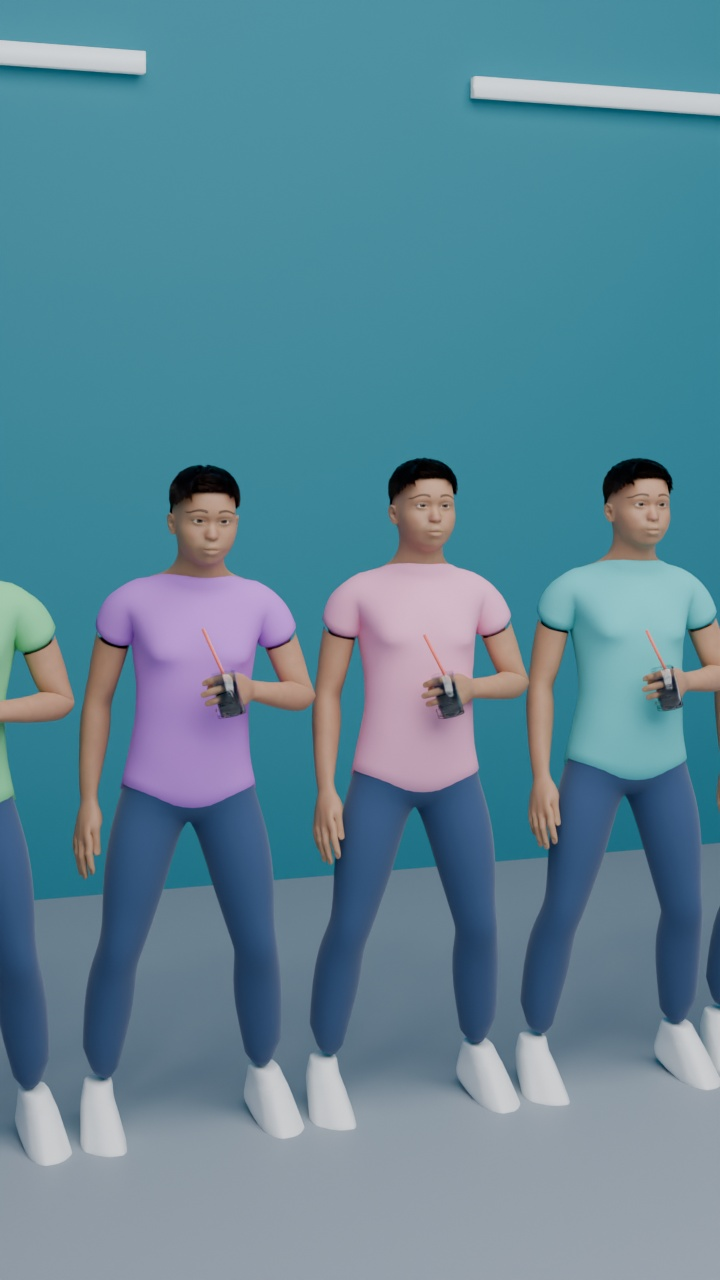
#> input picture studio/episodios/ep01-congelamiento-cerebral/kling/cuadros/p17_inicio.jpg, 720 x 1280 px
$ python -i post.py   (imports and definitions only)
#> lines starting #> are read from the running program, lines starting #| are printed output that depends on the picture
"""Post del Ep. 10 (kamikazes; sobre el del Ep. 9): arma los cuadros finales (1080x1920) desde los renders de plano.py.

Uso: python3 post.py <carpeta_render> <salida>   (OUT=carpeta de datos, LISTA=cuadros opcionales, MUESTRAS=1 en pruebas)
- Gradación de época (grado.py: menos color, más contraste, un poco cálida) con grano fino y viñeta; el mapa va limpio.
- Píldoras del storyboard v2: KAMIKAZE · 17 AÑOS con flecha, 26 DE MAYO DE 1945 + FOTO REAL, VOLUNTARIOS, ÚLTIMA CARTA y
  PERDÓN (+ RECREACIÓN), OKINAWA 1945, INVASIÓN · 1 DE NOVIEMBRE, PRESIDENTE TRUMAN, 15 DE AGOSTO DE 1945 / JAPÓN SE RINDE.
- Mapa: islas perdidas (rojo → gris), flechas de EE.UU., barras MARINEROS/EJÉRCITO, flechas de la invasión, la mancha roja
  de Okinawa que se copia a Japón y los dos destellos (Hiroshima, Nagasaki). Contador 0 → 12.700. Blanco al final del 16.
- Loop: desde 53,40 s vuelve la foto del cuadro 0 (cuadros del plano 1).
- Las posiciones salen del meta de cada cuadro (pantalla() de la escena); las caras de la foto van como "ojos".
- Escribe subs_log.json, graficos.json y ep10_planos.json en OUT.
"""
import glob, json, math, os, sys
import numpy as np
from PIL import Image, ImageDraw, ImageFont, ImageFilter, ImageEnhance

HERE = os.path.dirname(os.path.abspath(__file__))
sys.path.insert(0, HERE)
sys.path.insert(0, os.path.abspath(os.path.join(HERE, "../../../plantilla")))
import ep10 as E
import graficos as G
from grado import grado
E2_ESCENA = {1: "E5", 2: "E5", 3: "E1", 4: "E4", 5: "E1", 6: "E5", 7: "E5", 8: "E5", 9: "E5", 10: "E5", 11: "E3", 12: "E3", 13: "E3",
             14: "E3", 15: "E3", 16: "E3", 17: "E3", 18: "E4", 19: "E4", 20: "E1", 21: "E1", 22: "E4", 23: "E4", 24: "E4", 25: "E4",
             26: "E5", 27: "E1"}      # = planos_ep10.ESCENA (sin importar bpy)

OUT = os.environ.get("OUT", os.path.join(HERE, "out"))
src, dst = sys.argv[1], sys.argv[2]
# [2 lines not run here, left out]
W, H, FPS = 1080, 1920, 30
# [1 line that did not run here, left out]
FR = {k: E.FR(k) for k in E.T}
END = E.FIN
FONTS = os.path.abspath(os.path.join(HERE, "../../../plantilla/fonts"))
FONT = os.path.join(FONTS, "Inter-Black.otf")
FONT_B = os.path.join(FONTS, "Inter-ExtraBold.otf")
AMARILLO = (255, 210, 63)          # palabra activa (manual §6)
AMBAR = (255, 186, 52)             # píldoras de la historia japonesa
ACERO = (64, 104, 146)             # píldoras de EE.UU.
AZUL = (70, 150, 255)              # flechas y barra de EE.UU.
VERDE = (96, 170, 90)              # el ejército en tierra
GRIS = (150, 156, 166)
ROJO = (225, 45, 40)
CLAVE = {"KAMIKAZE": (240, 80, 64), "KAMIKAZES": (240, 80, 64)}
BOX = (120, 888, 1000, 1250)
META = {}
# [3 lines not run here, left out]


# [5 lines left out: function plano_de, not called in this run]


def t_de(f):
    return (f - 1) / FPS


# [15 lines left out: functions meta, cargar, not called in this run]


_CAND = []


# [20 lines left out: functions relleno, cuadro, not called in this run]


def bloom(im, umbral=0.82, fuerza=0.45):
    a = np.asarray(im).astype(np.float32) / 255
    lum = a.max(axis=2)
    mask = np.clip((lum - umbral) / (1 - umbral), 0, 1)[..., None] * a
    g = np.asarray(Image.fromarray((mask * 255).astype(np.uint8)).resize((W // 4, H // 4)).filter(ImageFilter.GaussianBlur(6)).resize((W, H), Image.BILINEAR)).astype(np.float32) / 255
    return Image.fromarray((np.clip(a + g * fuerza, 0, 1) * 255).astype(np.uint8))


# [43 lines left out: functions pop, pildora, flecha, not called in this run]


def sale(x):
    x = max(0.0, min(1.0, x))
    return 1 - (1 - x) ** 3


def suave(x):
    x = max(0.0, min(1.0, x))
    return x * x * (3 - 2 * x)

# ---------------- subtítulos (palabra por palabra; cifras juntas) ----------------
NUMEROS = [("diecisiete", "17")]          # "trece mil" va en palabras: la píldora dice la cifra exacta (12.700; puerta 4)


# [5 lines left out: function limpiar, not called in this run]


TOK = []          # [(texto en pantalla, [índices de palabras], fin de frase)]
i = 0
# [13 lines not run here, left out]

grupos, cur = [], []
# [8 lines not run here, left out]
g2 = []
# [16 lines not run here, left out]
grupos = g2
# Ep. 10: grupos a mano (el corte automático dejaba "SON" o "LOS" solos y partía "ESTADOS | UNIDOS")
GRUPOS_MANUAL = """ESTE KAMIKAZE | TIENE 17 AÑOS | LA FOTO ES | DE 1945 | EL DÍA ANTES | DE SU MISIÓN | JAPÓN ESTÁ PERDIENDO | LA GUERRA |
Y MANDA | A SUS PILOTOS | A NO VOLVER | OFICIALMENTE | SON VOLUNTARIOS | PERO DECIRLE QUE NO | A TU ESCUADRÓN | ES CASI IMPOSIBLE |
ANTES DE DESPEGAR | LE ESCRIBEN | A SU FAMILIA | Y LE PIDEN | PERDÓN | LOS ESTADOUNIDENSES | NO SABEN | CÓMO FRENAR | A ALGUIEN QUE |
NO QUIERE VOLVER | LLENAN EL CIELO | DE BALAS | Y DERRIBAN | A LA MAYORÍA | PERO EL QUE PASA | CASI SIEMPRE PEGA | EN OKINAWA MUEREN |
MÁS MARINEROS | QUE SOLDADOS | DEL EJÉRCITO | EN TIERRA | Y A ESTADOS UNIDOS | TODAVÍA LE FALTA | INVADIR JAPÓN | PERO JAPÓN JUNTA |
CASI TRECE MIL AVIONES | TODOS | PARA CHOCAR | EL PRESIDENTE TRUMAN | TEME REPETIR OKINAWA | AHORA EN JAPÓN | ESE MIEDO | ES UNA |
DE LAS RAZONES | PARA LANZAR | LA BOMBA ATÓMICA | Y EL DÍA QUE | JAPÓN SE RINDE | TODAVÍA DESPEGAN | KAMIKAZES"""
_gm = [g.split() for g in GRUPOS_MANUAL.replace("\n", " ").split("|") if g.strip()]
_j, _gr = 0, []
# [8 lines not run here, left out]
grupos = _gr
SIN_SUBS = set()
SUB_LOG = []


def s_tok(j):
    return words[TOK[j][1][0]]["s"]


def e_tok(j):
    return words[TOK[j][1][-1]]["e"]


def tam(tok, font):
    return int(font.size * 1.10) if tok in CLAVE else font.size


def gap(font, a, b):
    return font.getlength(" ") + 0.07 * (font.getlength(a) + font.getlength(b))


def ancho(font, toks):
    return sum(ImageFont.truetype(FONT, tam(t, font)).getlength(t) for t in toks) + sum(gap(font, toks[i], toks[i + 1]) for i in range(len(toks) - 1))


# [62 lines left out: functions diagramar, subtitulos, not called in this run]


# ---------------- gráficos por plano (v3) ----------------
def edad(f, k, desde=0.0):
    return t_de(f) - E.T[k][0] - desde


def tw(prefijo, desde=0.0):
    return E.t_palabra(prefijo, desde)


def T0(k):
    return E.T[k][0]


_LUGAR = {}


# [52 lines left out: functions libre, pild, texto_sombra, apunta, _lug, not called in this run]


def _capa_rgba(im):
    return Image.new("RGBA", im.size, (0, 0, 0, 0))


def _componer(im, capa):
    im.paste(capa, (0, 0), capa)


# [70 lines left out: functions mancha, destello, punto_isla, flecha_parcial, etiqueta, foco_en, not called in this run]


ISLAS = ["guadalcanal", "nueva_guinea", "saipan", "guam", "leyte", "luzon", "iwo_jima"]


# [117 lines left out: functions contador, barras, graficos, not called in this run]


_GRANO = np.random.default_rng(10).standard_normal((4, H, W)).astype(np.float32)
_yy, _xx = np.mgrid[0:H, 0:W]
_VIN = (1 - 0.22 * np.clip((np.sqrt(((_xx - W / 2) / (W * 0.62)) ** 2 + ((_yy - H / 2) / (H * 0.62)) ** 2) - 0.55) / 0.6, 0, 1)).astype(np.float32)


CIELO = {12, 13, 14, 15, 16}


# [11 lines left out: function epoca, not called in this run]


# [1 line that did not run here, left out]


# [21 lines left out: function procesar, not called in this run]


# [11 lines not run here, left out]

>>> import cv2
>>> picture = cv2.imread('../../ep01-congelamiento-cerebral/kling/cuadros/p17_inicio.jpg', cv2.IMREAD_GRAYSCALE)
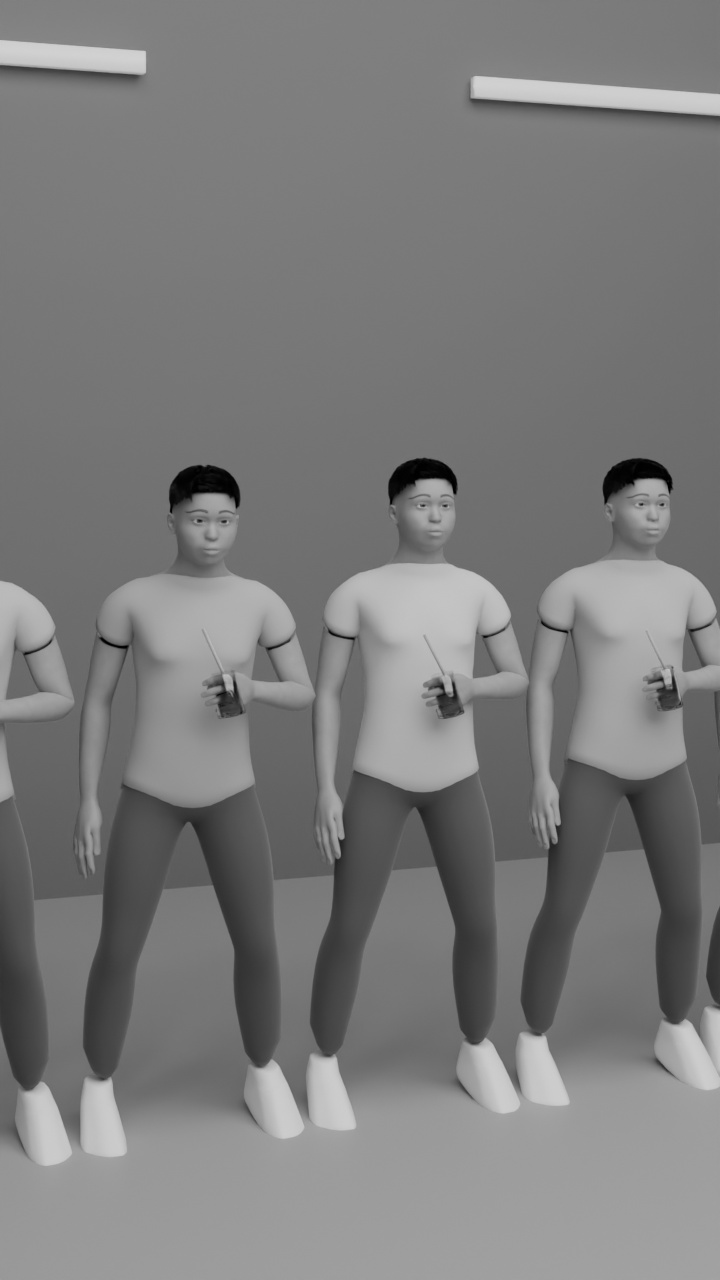
#> picture: shape (1280, 720); min 0, max 211, mean 123.6
>>> result = bloom(picture)
#> (the run stopped early here; a loop or call above may not have finished)

$ run again, on studio/episodios/ep01-congelamiento-cerebral/kling/cuadros/p26_inicio.jpg
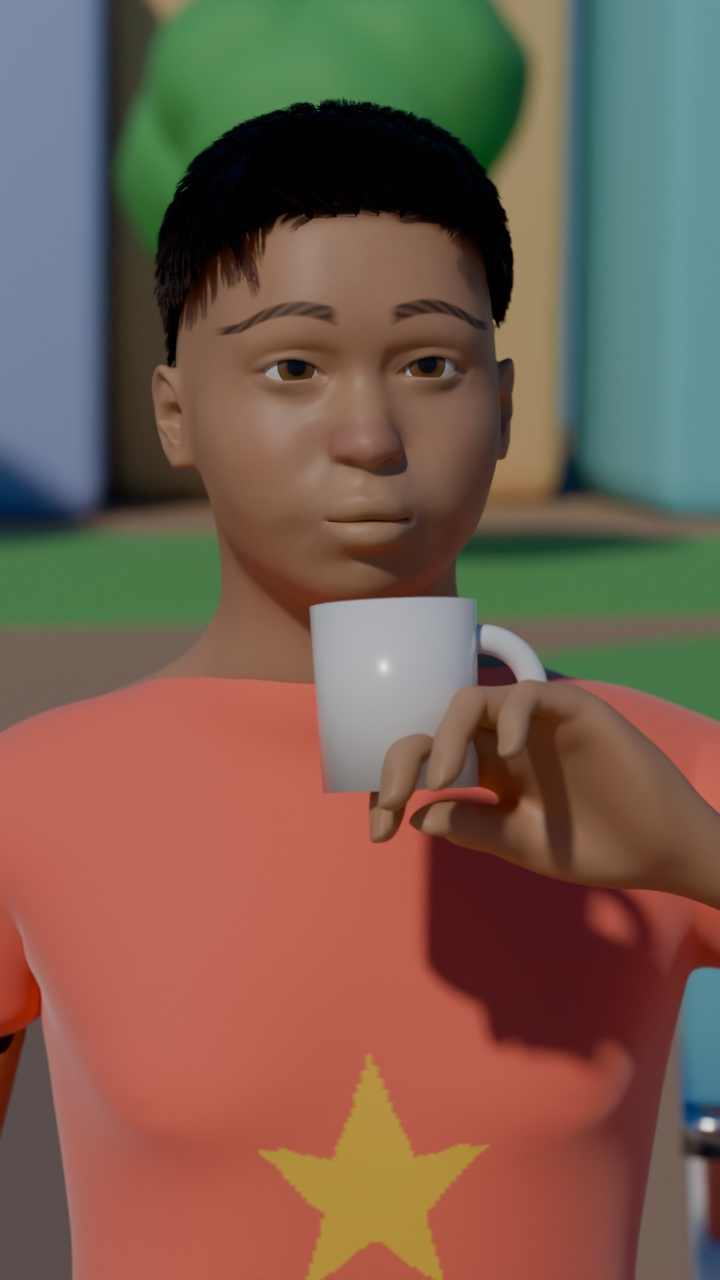
#> input picture studio/episodios/ep01-congelamiento-cerebral/kling/cuadros/p26_inicio.jpg, 720 x 1280 px
#> `picture = cv2.imread('../../ep01-congelamiento-cerebral/kling/cuadros/..`:
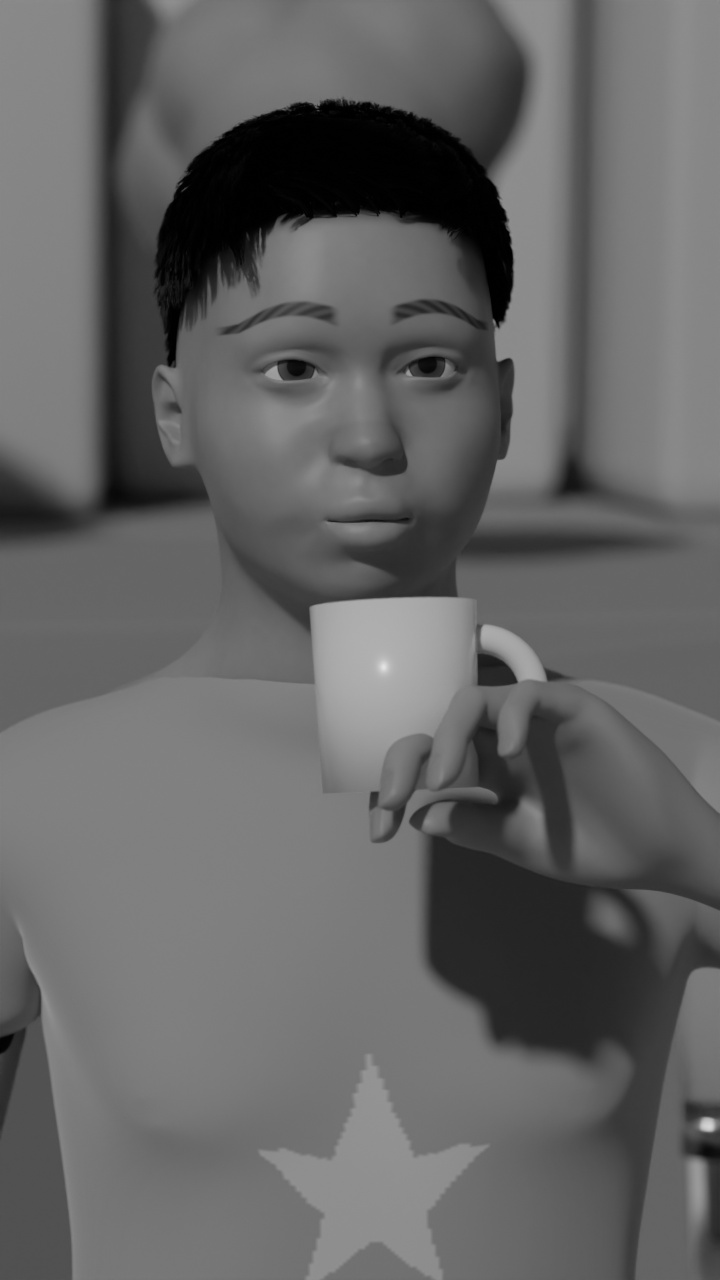
#> picture: shape (1280, 720); min 0, max 227, mean 99.9

$ run again, on studio/episodios/ep01-congelamiento-cerebral/kling/cuadros/p26_inicio_b.jpg
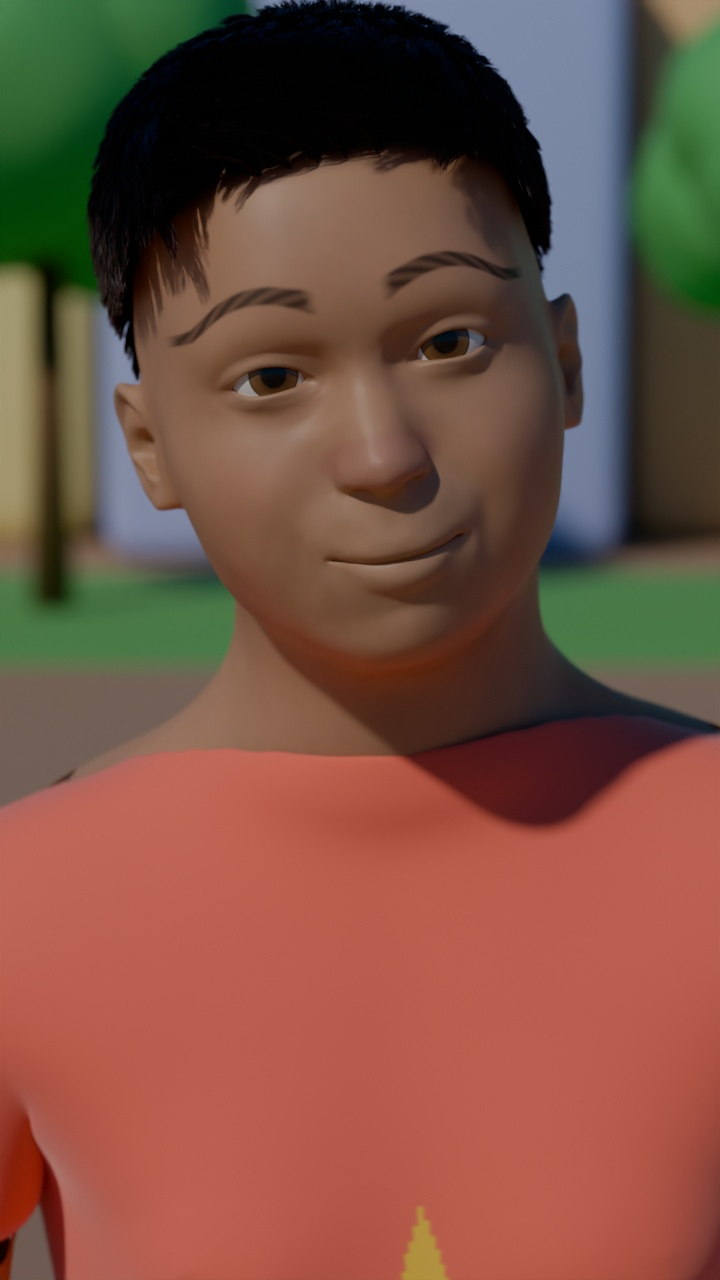
#> input picture studio/episodios/ep01-congelamiento-cerebral/kling/cuadros/p26_inicio_b.jpg, 720 x 1280 px
#> `picture = cv2.imread('../../ep01-congelamiento-cerebral/kling/cuadros/..`:
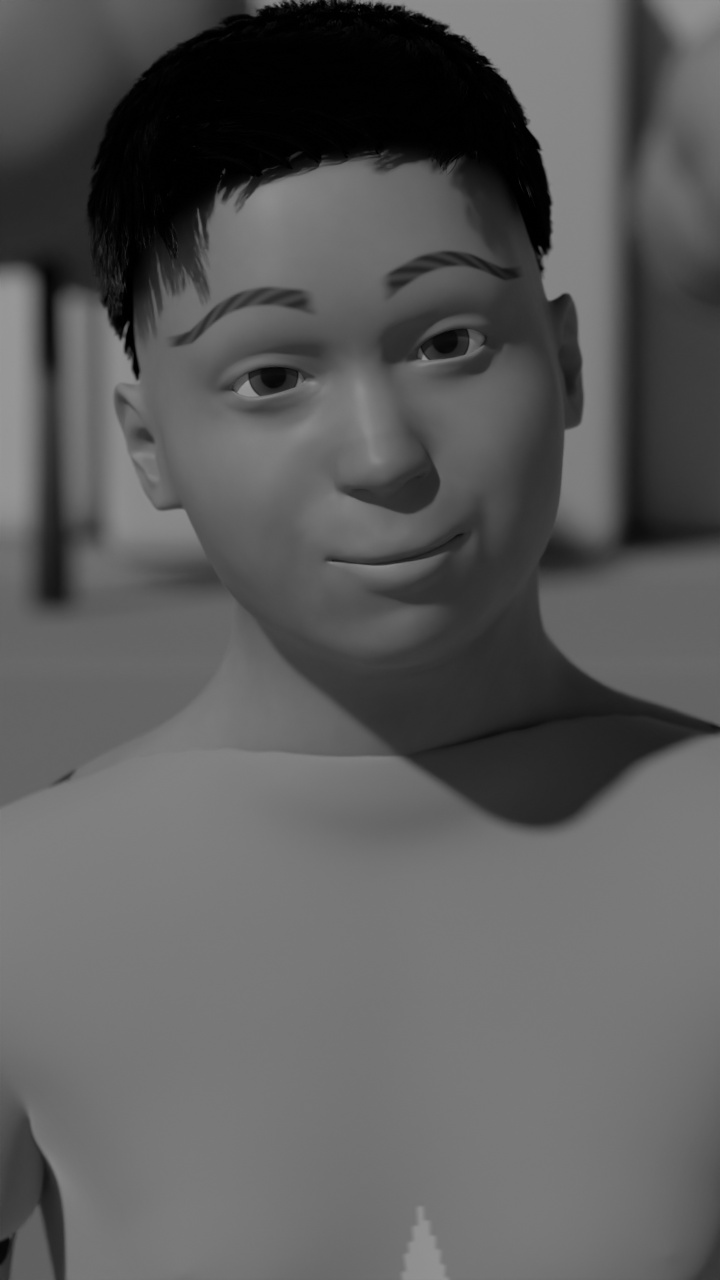
#> picture: shape (1280, 720); min 0, max 155, mean 91.2

$ run again, on studio/episodios/ep01-congelamiento-cerebral/kling/cuadros/p30_inicio.jpg
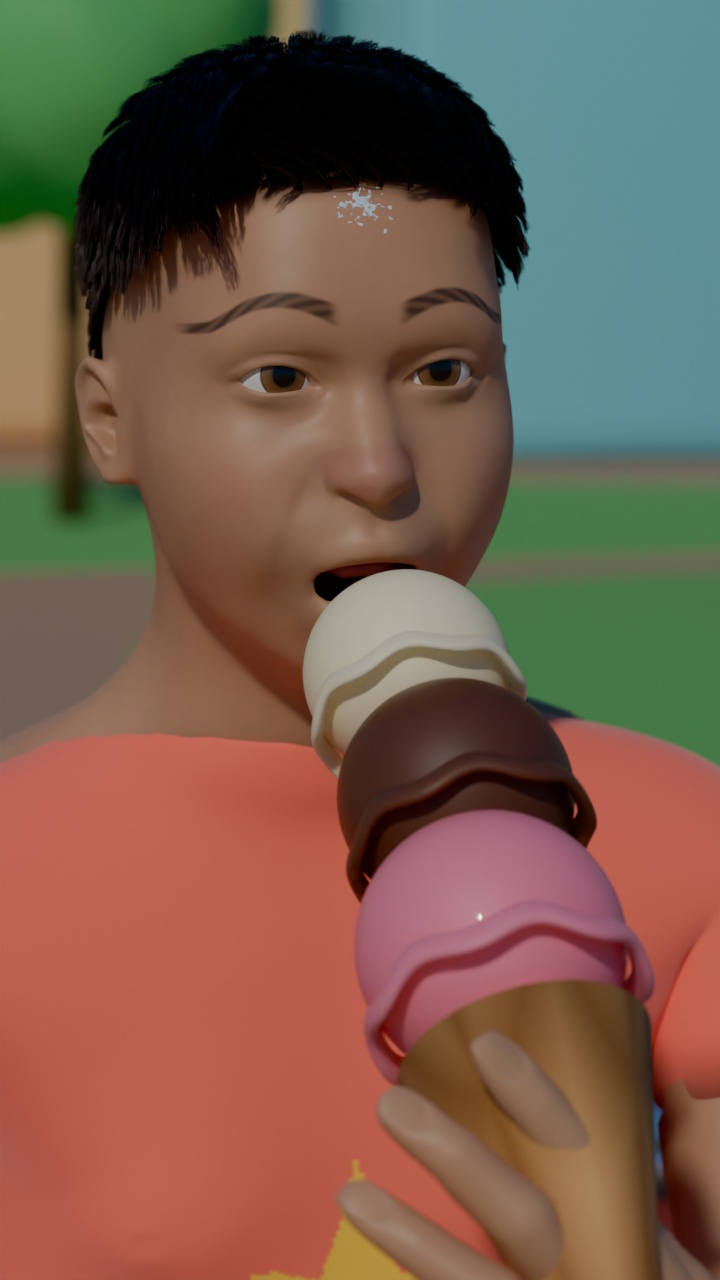
#> input picture studio/episodios/ep01-congelamiento-cerebral/kling/cuadros/p30_inicio.jpg, 720 x 1280 px
#> `picture = cv2.imread('../../ep01-congelamiento-cerebral/kling/cuadros/..`:
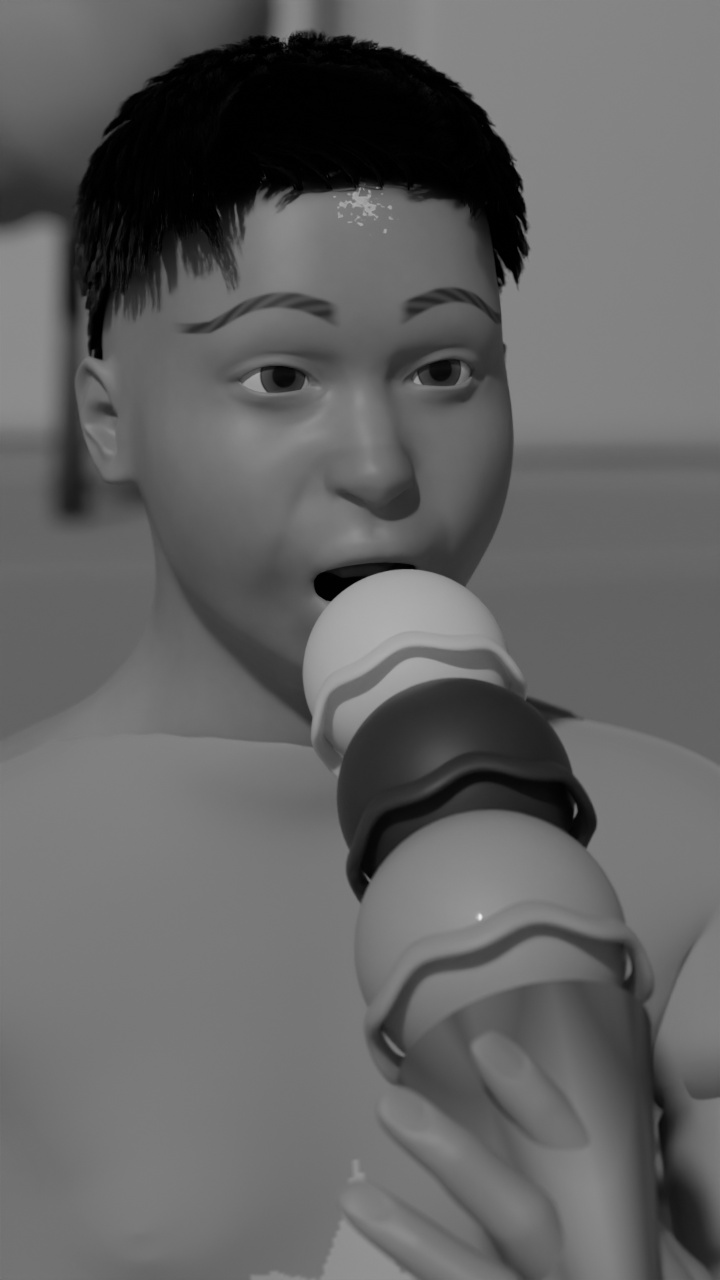
#> picture: shape (1280, 720); min 0, max 238, mean 99
